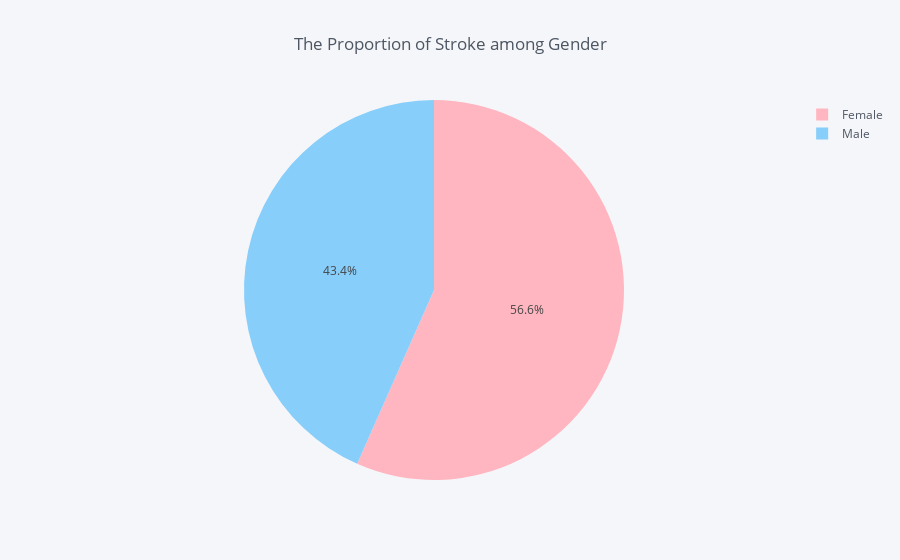

Notebook source saved alongside this figure:
### Code cell
gender = dataset.groupby(dataset['gender'])['stroke'].sum()
data_gender = pd.DataFrame({'labels': gender.index,
                   'values': gender.values
                  })
colors = ['lightpink', 'lightskyblue']
data_gender.iplot(kind='pie',labels='labels',values='values', title='The Proportion of Stroke among Gender', colors = colors)

### Figure 1 — Plotly figure (JSON) as saved in the notebook; plotly's stock layout.template omitted (floating-point values rounded to 4 significant figures)
{"data": [{"labels": ["Female", "Male"], "marker": {"colors": ["rgba(255, 182, 193, 1.0)", "rgba(135, 206, 250, 1.0)"]}, "name": "", "type": "pie", "values": [141, 108]}], "layout": {"legend": {"bgcolor": "#F5F6F9", "font": {"color": "#4D5663"}}, "paper_bgcolor": "#F5F6F9", "plot_bgcolor": "#F5F6F9", "title": "The Proportion of Stroke among Gender", "titlefont": {"color": "#4D5663"}}}
